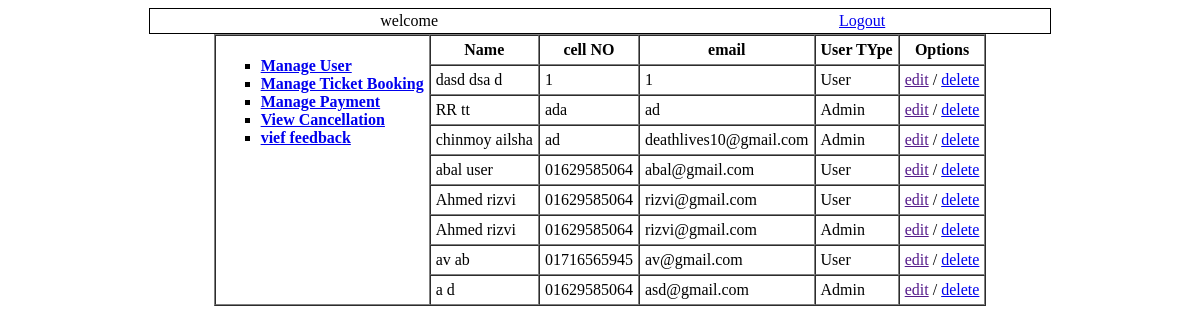
Screenshot of /manage_user.php with the database file from the repository.
### tables this page shows
CREATE TABLE `member` (
  `id` int(10) UNSIGNED NOT NULL,
  `name` varchar(200) NOT NULL,
  `cell` varchar(11) NOT NULL,
  `password` varchar(32) NOT NULL,
  `email` varchar(200) NOT NULL,
  `usertype` char(1) NOT NULL
);

### functions.php (called while the page is built, shortened)
<?php
$database = new mysqli('localhost', 'root', '','travel');
function view($table, $fields = "*", $where = ""){
    global $database;
    $command = "SELECT $fields FROM $table ";
    return mysqli_query($database,$command);
}

### manage_user.php (the view, shortened to what this page needs)
<?php include "admin_header.php";
$members = view('member', 'id, name, cell, email, usertype');
 ?>
 <table border="1" cellpadding='5' cellspacing="0">
 <tr>
	<th valign='top' align='left' rowspan="<?php echo $members->num_rows + 1 ; ?>">
	<ol style="list-style-type:square">
                <li><a href="manage_user.php" target="iFrame">Manage User</a></li>
                <li><a href="read/profile.html" target="iFrame">Manage Ticket Booking</a></li>
                <li><a href="write/edit_profile.html" target="iFrame">Manage Payment</a></li>
                <li><a href="write/picture.html" target="iFrame">View Cancellation</a></li>
                <li><a href="write/change_password.html" target="iFrame">vief feedback</a></li>
	</ol>
	</th>
	<th>Name</th>
	<th>cell NO</th>
	<th>email</th>
	<th>User TYpe</th>
	<th>Options</th>
</tr>
<?php
while($member = mysqli_fetch_object($members)){
?>
	<tr>
		<td><?php echo $member->name; ?></td>
		<td><?php echo $member->cell; ?></td>
		<td><?php echo $member->email; ?></td>
		<td><?php
					if($member->usertype == 1)
						echo "Admin";
					if($member->usertype == 2)
						echo "User";
					?></td>
		<td>
		<a href="">edit</a> /
		<a href='
		<?php
		echo "?del=" . $member->id;
		?>
		'>delete</a>
		</td>
	</tr>
<?php
}
?>
</table>
</html>

### rows the page displays
member: name "dasd dsa d", cell "1", email "1", usertype "User"
member: name "RR tt", cell "ada", email "ad", usertype "Admin"
member: name "chinmoy ailsha", cell "ad", email "deathlives10@gmail.com", usertype "Admin"
member: name "abal user", cell "01629585064", email "abal@gmail.com", usertype "User"
member: name "Ahmed rizvi", cell "01629585064", email "rizvi@gmail.com", usertype "User"
member: name "Ahmed rizvi", cell "01629585064", email "rizvi@gmail.com", usertype "Admin"
member: name "av ab", cell "01716565945", email "av@gmail.com", usertype "User"
member: name "a d", cell "01629585064", email "asd@gmail.com", usertype "Admin"
